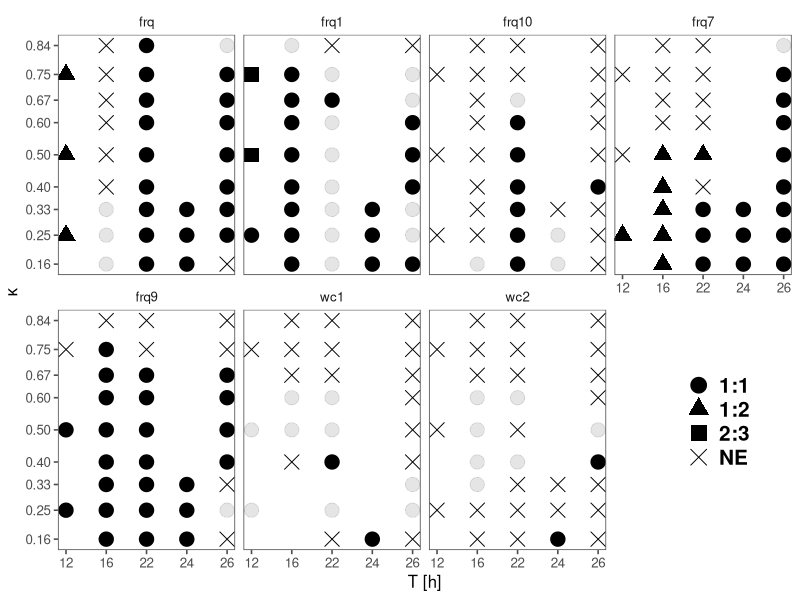

The R source for this figure:
setwd("/home/burt/neurospora/data_analysis/xppauto")

### load packages
require(tidyverse)
require(ggthemes)

require(stringr)


strains <- read.csv(file="strains.csv", header=TRUE, sep=",")

strains_tidy <- strains %>% gather(strain, entr, frq:wc2)

### add significance variable

strains_tidy <- strains_tidy %>% mutate(sign = case_when(entr==1.5 ~ 0.5,
                                                         entr == 3.5 ~ 1.0,
                                                         TRUE ~ 1.0))
                                        

entr_crit <- strains_tidy %>% mutate(entr= case_when(entr == 1.0 ~ "1:1",
                                                     entr == 1.5 ~ "1:1",
                                                     entr == 2.0 ~ "1:2",
                                                     entr == 6.0 ~ "2:3",
                                                     entr == 3.0 ~ "NE",
                                                     entr == 3.5 ~ "NE",
                                                     entr == 4.0 ~ "NE",
                                                     entr == 5.0 ~ "NE",
                                                     entr == 0.0 ~ "nan"
                                                     ))

dummy <- entr_crit %>% mutate(fake= case_when(T == 12 ~ 1,
                                              T == 16 ~ 2,
                                              T == 22 ~ 3,
                                              T == 24 ~ 4,
                                              T == 26 ~ 5
                                              ))

dummy <- dummy %>% filter(entr != "nan")

strains_plot <- ggplot(dummy, aes(fake,kappa))

strains_plot+
  geom_point(aes(alpha = sign, size = 1.5, shape = entr))+
  facet_wrap(~strain, ncol =4)+
  scale_y_continuous(breaks=c(0.16,0.25,0.33,0.4,0.5,0.6,0.67,0.75,0.84))+
  scale_x_continuous(labels=c("12","16","22","24","26"))+
  guides(size=FALSE,
         alpha = FALSE,
         shape = guide_legend(title=NULL,override.aes = list(size=5)))+
  ylab(expression(kappa))+
  xlab("T [h]")+
  scale_shape_manual(values = c(19, 17, 15, 4))+
  theme_few()+
  theme(legend.position = c(0.9, 0.25),
        legend.text = element_text(size=15,face="bold"))